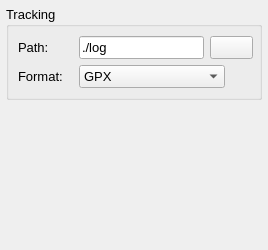
                           <widget class="QWidget" name="tabTracks">
                            <property name="minimumSize">
                             <size>
                              <width>0</width>
                              <height>250</height>
                             </size>
                            </property>
                            <attribute name="title">
                             <string>Tracks</string>
                            </attribute>
                            <layout class="QVBoxLayout" name="verticalLayout_39">
                             <property name="margin">
                              <number>6</number>
                             </property>
                             <item>
                              <widget class="QGroupBox" name="groupBox_9">
                               <property name="sizePolicy">
                                <sizepolicy hsizetype="Minimum" vsizetype="Minimum">
                                 <horstretch>0</horstretch>
                                 <verstretch>0</verstretch>
                                </sizepolicy>
                               </property>
                               <property name="font">
                                <font>
                                 <pointsize>10</pointsize>
                                </font>
                               </property>
                               <property name="title">
                                <string>Tracking</string>
                               </property>
                               <layout class="QVBoxLayout" name="verticalLayout_22">
                                <property name="leftMargin">
                                 <number>9</number>
                                </property>
                                <property name="topMargin">
                                 <number>9</number>
                                </property>
                                <property name="rightMargin">
                                 <number>0</number>
                                </property>
                                <property name="bottomMargin">
                                 <number>9</number>
                                </property>
                                <item>
                                 <layout class="QHBoxLayout" name="horizontalLayout_20">
                                  <property name="spacing">
                                   <number>6</number>
                                  </property>
                                  <property name="rightMargin">
                                   <number>6</number>
                                  </property>
                                  <item>
                                   <widget class="QLabel" name="label_19">
                                    <property name="minimumSize">
                                     <size>
                                      <width>55</width>
                                      <height>0</height>
                                     </size>
                                    </property>
                                    <property name="text">
                                     <string>Path:</string>
                                    </property>
                                   </widget>
                                  </item>
                                  <item>
                                   <widget class="QLineEdit" name="label_track_path">
                                    <property name="minimumSize">
                                     <size>
                                      <width>0</width>
                                      <height>0</height>
                                     </size>
                                    </property>
                                    <property name="text">
                                     <string>./log</string>
                                    </property>
                                   </widget>
                                  </item>
                                  <item>
                                   <widget class="QPushButton" name="button_browsetrackfolder">
                                    <property name="text">
                                     <string/>
                                    </property>
                                    <property name="icon">
                                     <iconset resource="luckygps.qrc">
                                      <normaloff>:/icons/folder.png</normaloff>:/icons/folder.png</iconset>
                                    </property>
                                   </widget>
                                  </item>
                                 </layout>
                                </item>
                                <item>
                                 <layout class="QHBoxLayout" name="horizontalLayout_21">
                                  <item>
                                   <widget class="QLabel" name="label_20">
                                    <property name="minimumSize">
                                     <size>
                                      <width>55</width>
                                      <height>0</height>
                                     </size>
                                    </property>
                                    <property name="text">
                                     <string>Format:</string>
                                    </property>
                                   </widget>
                                  </item>
                                  <item>
                                   <widget class="QComboBox" name="cb_track_format">
                                    <property name="minimumSize">
                                     <size>
                                      <width>146</width>
                                      <height>0</height>
                                     </size>
                                    </property>
                                    <item>
                                     <property name="text">
                                      <string>GPX</string>
                                     </property>
                                    </item>
                                    <item>
                                     <property name="text">
                                      <string>KML</string>
                                     </property>
                                    </item>
                                   </widget>
                                  </item>
                                  <item>
                                   <spacer name="horizontalSpacer_19">
                                    <property name="orientation">
                                     <enum>Qt::Horizontal</enum>
                                    </property>
                                    <property name="sizeHint" stdset="0">
                                     <size>
                                      <width>0</width>
                                      <height>20</height>
                                     </size>
                                    </property>
                                   </spacer>
                                  </item>
                                 </layout>
                                </item>
                               </layout>
                              </widget>
                             </item>
                             <item>
                              <spacer name="verticalSpacer_10">
                               <property name="orientation">
                                <enum>Qt::Vertical</enum>
                               </property>
                               <property name="sizeHint" stdset="0">
                                <size>
                                 <width>20</width>
                                 <height>0</height>
                                </size>
                               </property>
                              </spacer>
                             </item>
                            </layout>
                           </widget>
